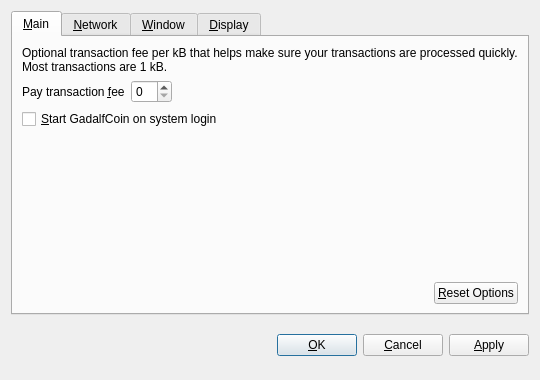
<?xml version="1.0" encoding="UTF-8"?>
<ui version="4.0">
 <class>OptionsDialog</class>
 <widget class="QDialog" name="OptionsDialog">
  <property name="geometry">
   <rect>
    <x>0</x>
    <y>0</y>
    <width>540</width>
    <height>380</height>
   </rect>
  </property>
  <property name="windowTitle">
   <string>Options</string>
  </property>
  <property name="modal">
   <bool>true</bool>
  </property>
  <layout class="QVBoxLayout" name="verticalLayout">
   <item>
    <widget class="QTabWidget" name="tabWidget">
     <property name="tabPosition">
      <enum>QTabWidget::North</enum>
     </property>
     <property name="currentIndex">
      <number>0</number>
     </property>
     <widget class="QWidget" name="tabMain">
      <attribute name="title">
       <string>&amp;Main</string>
      </attribute>
      <layout class="QVBoxLayout" name="verticalLayout_Main">
       <item>
        <widget class="QLabel" name="transactionFeeInfoLabel">
         <property name="text">
          <string>Optional transaction fee per kB that helps make sure your transactions are processed quickly. Most transactions are 1 kB.</string>
         </property>
         <property name="textFormat">
          <enum>Qt::PlainText</enum>
         </property>
         <property name="wordWrap">
          <bool>true</bool>
         </property>
        </widget>
       </item>
       <item>
        <layout class="QHBoxLayout" name="horizontalLayout_1_Main">
         <item>
          <widget class="QLabel" name="transactionFeeLabel">
           <property name="text">
            <string>Pay transaction &amp;fee</string>
           </property>
           <property name="textFormat">
            <enum>Qt::PlainText</enum>
           </property>
           <property name="buddy">
            <cstring>transactionFee</cstring>
           </property>
          </widget>
         </item>
         <item>
          <widget class="BitcoinAmountField" name="transactionFee"/>
         </item>
         <item>
          <spacer name="horizontalSpacer_1_Main">
           <property name="orientation">
            <enum>Qt::Horizontal</enum>
           </property>
           <property name="sizeHint" stdset="0">
            <size>
             <width>40</width>
             <height>20</height>
            </size>
           </property>
          </spacer>
         </item>
        </layout>
       </item>
       <item>
        <widget class="QCheckBox" name="bitcoinAtStartup">
         <property name="toolTip">
          <string>Automatically start GadalfCoin after logging in to the system.</string>
         </property>
         <property name="text">
          <string>&amp;Start GadalfCoin on system login</string>
         </property>
        </widget>
       </item>
       <item>
        <spacer name="verticalSpacer_Main">
         <property name="orientation">
          <enum>Qt::Vertical</enum>
         </property>
         <property name="sizeHint" stdset="0">
          <size>
           <width>20</width>
           <height>40</height>
          </size>
         </property>
        </spacer>
       </item>
       <item>
        <layout class="QHBoxLayout" name="horizontalLayout_2_Main">
         <item>
          <spacer name="horizontalSpacer_2_Main">
           <property name="orientation">
            <enum>Qt::Horizontal</enum>
           </property>
           <property name="sizeHint" stdset="0">
            <size>
             <width>40</width>
             <height>20</height>
            </size>
           </property>
          </spacer>
         </item>
         <item>
          <widget class="QPushButton" name="resetButton">
           <property name="toolTip">
            <string>Reset all client options to default.</string>
           </property>
           <property name="text">
            <string>&amp;Reset Options</string>
           </property>
           <property name="autoDefault">
            <bool>false</bool>
           </property>
          </widget>
         </item>
        </layout>
       </item>
      </layout>
     </widget>
     <widget class="QWidget" name="tabNetwork">
      <attribute name="title">
       <string>&amp;Network</string>
      </attribute>
      <layout class="QVBoxLayout" name="verticalLayout_Network">
       <item>
        <widget class="QCheckBox" name="mapPortUpnp">
         <property name="toolTip">
          <string>Automatically open the GadalfCoin client port on the router. This only works when your router supports UPnP and it is enabled.</string>
         </property>
         <property name="text">
          <string>Map port using &amp;UPnP</string>
         </property>
        </widget>
       </item>
       <item>
        <widget class="QCheckBox" name="connectSocks">
         <property name="toolTip">
          <string>Connect to the GadalfCoin network through a SOCKS proxy (e.g. when connecting through Tor).</string>
         </property>
         <property name="text">
          <string>&amp;Connect through SOCKS proxy:</string>
         </property>
        </widget>
       </item>
       <item>
        <layout class="QHBoxLayout" name="horizontalLayout_Network">
         <item>
          <widget class="QLabel" name="proxyIpLabel">
           <property name="text">
            <string>Proxy &amp;IP:</string>
           </property>
           <property name="textFormat">
            <enum>Qt::PlainText</enum>
           </property>
           <property name="buddy">
            <cstring>proxyIp</cstring>
           </property>
          </widget>
         </item>
         <item>
          <widget class="QValidatedLineEdit" name="proxyIp">
           <property name="maximumSize">
            <size>
             <width>140</width>
             <height>16777215</height>
            </size>
           </property>
           <property name="toolTip">
            <string>IP address of the proxy (e.g. 127.0.0.1)</string>
           </property>
          </widget>
         </item>
         <item>
          <widget class="QLabel" name="proxyPortLabel">
           <property name="text">
            <string>&amp;Port:</string>
           </property>
           <property name="textFormat">
            <enum>Qt::PlainText</enum>
           </property>
           <property name="buddy">
            <cstring>proxyPort</cstring>
           </property>
          </widget>
         </item>
         <item>
          <widget class="QLineEdit" name="proxyPort">
           <property name="maximumSize">
            <size>
             <width>55</width>
             <height>16777215</height>
            </size>
           </property>
           <property name="toolTip">
            <string>Port of the proxy (e.g. 9050)</string>
           </property>
          </widget>
         </item>
         <item>
          <widget class="QLabel" name="socksVersionLabel">
           <property name="text">
            <string>SOCKS &amp;Version:</string>
           </property>
           <property name="textFormat">
            <enum>Qt::PlainText</enum>
           </property>
           <property name="buddy">
            <cstring>socksVersion</cstring>
           </property>
          </widget>
         </item>
         <item>
          <widget class="QValueComboBox" name="socksVersion">
           <property name="toolTip">
            <string>SOCKS version of the proxy (e.g. 5)</string>
           </property>
          </widget>
         </item>
         <item>
          <spacer name="horizontalSpacer_Network">
           <property name="orientation">
            <enum>Qt::Horizontal</enum>
           </property>
           <property name="sizeHint" stdset="0">
            <size>
             <width>40</width>
             <height>20</height>
            </size>
           </property>
          </spacer>
         </item>
        </layout>
       </item>
       <item>
        <spacer name="verticalSpacer_Network">
         <property name="orientation">
          <enum>Qt::Vertical</enum>
         </property>
         <property name="sizeHint" stdset="0">
          <size>
           <width>20</width>
           <height>40</height>
          </size>
         </property>
        </spacer>
       </item>
      </layout>
     </widget>
     <widget class="QWidget" name="tabWindow">
      <attribute name="title">
       <string>&amp;Window</string>
      </attribute>
      <layout class="QVBoxLayout" name="verticalLayout_Window">
       <item>
        <widget class="QCheckBox" name="minimizeToTray">
         <property name="toolTip">
          <string>Show only a tray icon after minimizing the window.</string>
         </property>
         <property name="text">
          <string>&amp;Minimize to the tray instead of the taskbar</string>
         </property>
        </widget>
       </item>
       <item>
        <widget class="QCheckBox" name="minimizeOnClose">
         <property name="toolTip">
          <string>Minimize instead of exit the application when the window is closed. When this option is enabled, the application will be closed only after selecting Quit in the menu.</string>
         </property>
         <property name="text">
          <string>M&amp;inimize on close</string>
         </property>
        </widget>
       </item>
       <item>
        <spacer name="verticalSpacer_Window">
         <property name="orientation">
          <enum>Qt::Vertical</enum>
         </property>
         <property name="sizeHint" stdset="0">
          <size>
           <width>20</width>
           <height>40</height>
          </size>
         </property>
        </spacer>
       </item>
      </layout>
     </widget>
     <widget class="QWidget" name="tabDisplay">
      <attribute name="title">
       <string>&amp;Display</string>
      </attribute>
      <layout class="QVBoxLayout" name="verticalLayout_Display">
       <item>
        <layout class="QHBoxLayout" name="horizontalLayout_1_Display">
         <item>
          <widget class="QLabel" name="langLabel">
           <property name="text">
            <string>User Interface &amp;language:</string>
           </property>
           <property name="textFormat">
            <enum>Qt::PlainText</enum>
           </property>
           <property name="buddy">
            <cstring>lang</cstring>
           </property>
          </widget>
         </item>
         <item>
          <widget class="QValueComboBox" name="lang">
           <property name="toolTip">
            <string>The user interface language can be set here. This setting will take effect after restarting GadalfCoin.</string>
           </property>
          </widget>
         </item>
        </layout>
       </item>
       <item>
        <layout class="QHBoxLayout" name="horizontalLayout_2_Display">
         <item>
          <widget class="QLabel" name="unitLabel">
           <property name="text">
            <string>&amp;Unit to show amounts in:</string>
           </property>
           <property name="textFormat">
            <enum>Qt::PlainText</enum>
           </property>
           <property name="buddy">
            <cstring>unit</cstring>
           </property>
          </widget>
         </item>
         <item>
          <widget class="QValueComboBox" name="unit">
           <property name="toolTip">
            <string>Choose the default subdivision unit to show in the interface and when sending coins.</string>
           </property>
          </widget>
         </item>
        </layout>
       </item>
       <item>
        <widget class="QCheckBox" name="displayAddresses">
         <property name="toolTip">
          <string>Whether to show GadalfCoin addresses in the transaction list or not.</string>
         </property>
         <property name="text">
          <string>&amp;Display addresses in transaction list</string>
         </property>
        </widget>
       </item>
       <item>
        <spacer name="verticalSpacer_Display">
         <property name="orientation">
          <enum>Qt::Vertical</enum>
         </property>
         <property name="sizeHint" stdset="0">
          <size>
           <width>20</width>
           <height>40</height>
          </size>
         </property>
        </spacer>
       </item>
      </layout>
     </widget>
    </widget>
   </item>
   <item>
    <layout class="QHBoxLayout" name="horizontalLayout_Buttons">
     <item>
      <spacer name="horizontalSpacer_1">
       <property name="orientation">
        <enum>Qt::Horizontal</enum>
       </property>
       <property name="sizeHint" stdset="0">
        <size>
         <width>40</width>
         <height>48</height>
        </size>
       </property>
      </spacer>
     </item>
     <item>
      <widget class="QLabel" name="statusLabel">
       <property name="font">
        <font>
         <weight>75</weight>
         <bold>true</bold>
        </font>
       </property>
       <property name="text">
        <string/>
       </property>
       <property name="textFormat">
        <enum>Qt::PlainText</enum>
       </property>
       <property name="wordWrap">
        <bool>true</bool>
       </property>
      </widget>
     </item>
     <item>
      <spacer name="horizontalSpacer_2">
       <property name="orientation">
        <enum>Qt::Horizontal</enum>
       </property>
       <property name="sizeHint" stdset="0">
        <size>
         <width>40</width>
         <height>48</height>
        </size>
       </property>
      </spacer>
     </item>
     <item>
      <widget class="QPushButton" name="okButton">
       <property name="text">
        <string>&amp;OK</string>
       </property>
      </widget>
     </item>
     <item>
      <widget class="QPushButton" name="cancelButton">
       <property name="text">
        <string>&amp;Cancel</string>
       </property>
       <property name="autoDefault">
        <bool>false</bool>
       </property>
      </widget>
     </item>
     <item>
      <widget class="QPushButton" name="applyButton">
       <property name="text">
        <string>&amp;Apply</string>
       </property>
       <property name="autoDefault">
        <bool>false</bool>
       </property>
      </widget>
     </item>
    </layout>
   </item>
  </layout>
 </widget>
 <customwidgets>
  <customwidget>
   <class>BitcoinAmountField</class>
   <extends>QSpinBox</extends>
   <header>bitcoinamountfield.h</header>
  </customwidget>
  <customwidget>
   <class>QValueComboBox</class>
   <extends>QComboBox</extends>
   <header>qvaluecombobox.h</header>
  </customwidget>
  <customwidget>
   <class>QValidatedLineEdit</class>
   <extends>QLineEdit</extends>
   <header>qvalidatedlineedit.h</header>
  </customwidget>
 </customwidgets>
 <resources/>
 <connections/>
</ui>
